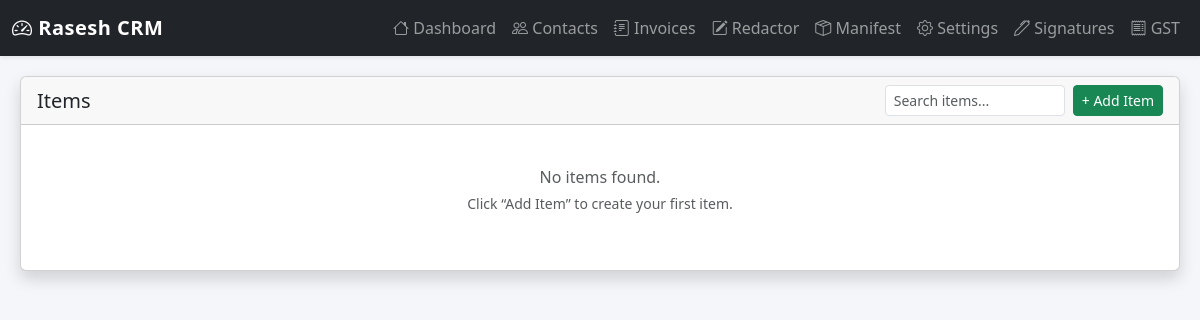
Page /invoice/items/ on the earlier database version.
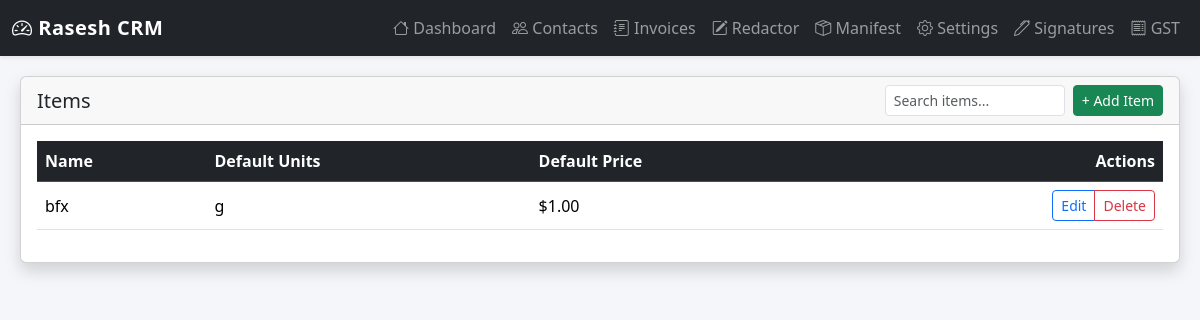
Same page on the later database version.
### tables this page shows
CREATE TABLE items (
                id INTEGER PRIMARY KEY AUTOINCREMENT,
                name TEXT NOT NULL,
                default_units TEXT,
                default_price REAL
            , sku_invoice TEXT, stock_qty_invoice REAL, cost_price_invoice REAL, category_invoice TEXT, reorder_level_invoice REAL, tax_category_invoice TEXT, default_discount_invoice REAL, currency_invoice TEXT);

### app/invoice_items.py (the view)
@invoice_items_bp.route("/")
def items_list():
    with get_conn() as conn:
        rows = conn.execute(
            "SELECT id, name, default_units, default_price FROM items ORDER BY name"
        ).fetchall()
    return render_template("invoice/items_list.html", items=rows)

### app/invoice_items.py (called while the page is built)
def get_conn():
    db_path = current_app.config["DATABASE"]
    conn = sqlite3.connect(db_path)
    conn.row_factory = sqlite3.Row
    return conn

### templates/invoice/items_list.html (shortened to what this page needs)
{% extends 'base.html' %}
{% block content %}
<div class="card shadow">
  <div class="card-header d-flex justify-content-between align-items-center">
    <h5 class="mb-0">Items</h5>
    <div class="d-flex gap-2">
      <input type="text" id="itemSearch" class="form-control form-control-sm" placeholder="Search items..." style="width: 180px;">
      <a href="{{ url_for('invoice_items.items_add') }}" class="btn btn-success btn-sm">+ Add Item</a>
    </div>
  </div>
  <div class="card-body">
    {% if items %}
    <div class="table-responsive">
      <table class="table table-hover align-middle" id="itemsTable">
        <thead class="table-dark">
          <tr>
            <th>Name</th>
            <th>Default Units</th>
            <th>Default Price</th>
            <th class="text-end">Actions</th>
          </tr>
        </thead>
        <tbody>
          {% for i in items %}
          <tr>
            <td class="item-name">{{ i.name }}</td>
            <td>{{ i.default_units or '-' }}</td>
            <td>${{ "%.2f"|format(i.default_price or 0) }}</td>
            <td class="text-end">
              <div class="btn-group">
                <a href="{{ url_for('invoice_items.items_edit', item_id=i.id) }}"
                   class="btn btn-sm btn-outline-primary">
                  Edit
                </a>
                <a href="{{ url_for('invoice_items.items_delete', item_id=i.id) }}"
                   class="btn btn-sm btn-outline-danger"
                   onclick="return confirm('Delete this item?');">
                  Delete
                </a>
              </div>
            </td>
          </tr>
          {% endfor %}
        </tbody>
      </table>
    </div>
    {% else %}
      <div class="text-center text-muted py-4">
        <p class="mb-1">No items found.</p>
        <p class="small">Click “Add Item” to create your first item.</p>
      </div>
    {% endif %}
  </div>
</div>
{% endblock %}

Differences in the rows shown:
added items: name "bfx", default_units "g", default_price "1.00"
Other differences:
text no longer shown: "No items found. Click “Add Item” to create your first item."
text now shown: "Name Default Units Default Price Actions"
